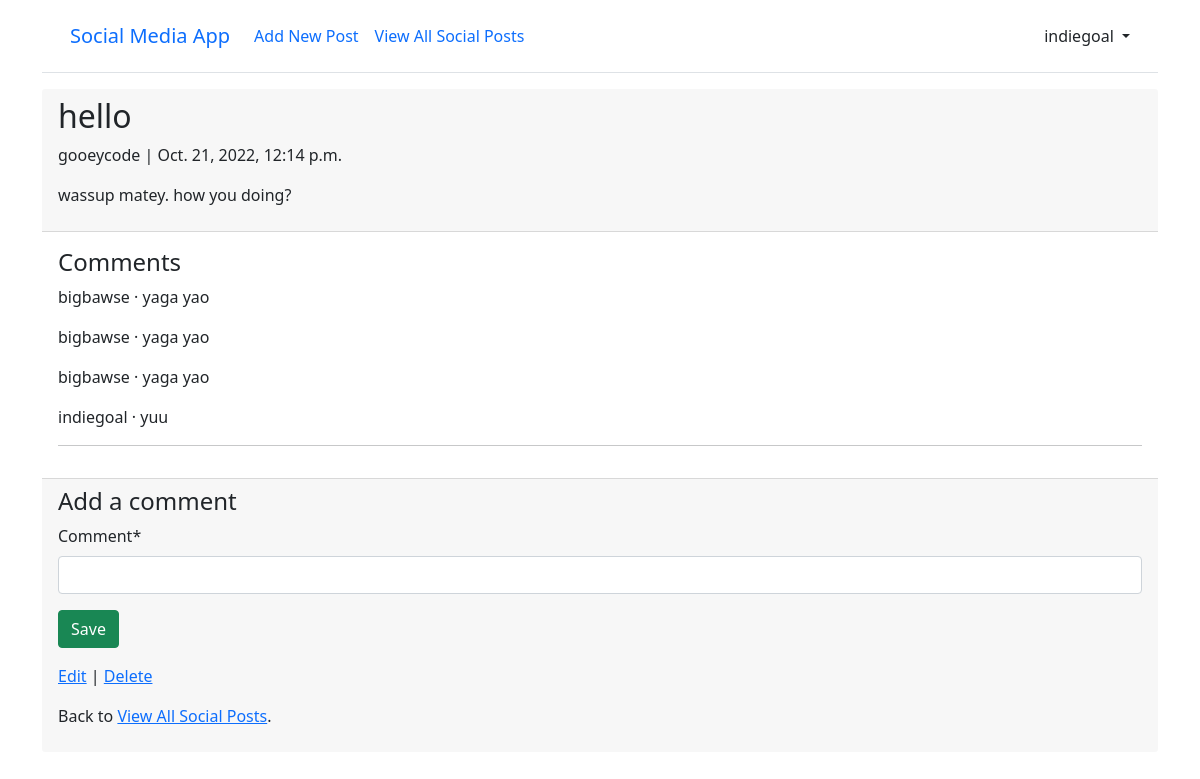
Page /socialpost/1/ (signed in) on the committed database.
### accounts/models.py (models this page shows)
class CustomUser(AbstractUser):
    age = models.PositiveIntegerField(null=True, blank=True)
    tagline = models.CharField(max_length=200, null='', blank=True)

### socialpost/models.py (models this page shows, shortened)
class SocialPost(models.Model):
    title = models.TextField(max_length=20)
    body = models.TextField(max_length=300)
    date = models.DateTimeField(auto_now_add=True)
    author = models.ForeignKey(
        get_user_model(),
        on_delete=models.CASCADE,
    )

class Comment(models.Model):
    socialpost = models.ForeignKey(SocialPost, on_delete=models.CASCADE)
    comment = models.CharField(max_length=200)
    author = models.ForeignKey(settings.AUTH_USER_MODEL,
                            on_delete=models.CASCADE,)
    def __str__(self):
        return self.comment

### socialpost/views.py (the view, shortened to what this page needs)
# urls.py: path('<int:pk>/', SocialPostDetailView.as_view(), name='socialpost_detail'),
class SocialPostDetailView(LoginRequiredMixin, View):
    def get(self, request, *args, **kwargs):
        view = CommentGet.as_view()
        return view(request, *args, **kwargs)

### socialpost/forms.py
class CommentForm(forms.ModelForm):
    class Meta:
            model = Comment
            fields = ('comment',)

### socialpost/views.py (called while the page is built)
    def get_context_data(self, **kwargs):
        context = super().get_context_data(**kwargs)
        context['form'] = CommentForm()
        return context

### templates/socialpost_detail.html
{% extends 'base.html' %}
{% load crispy_forms_tags  %}
{% block content %}
<div class="container">
    <div class="card-header">
    <div class="socialpost-entry">
        <h2> {{ socialpost.title }}</h2>
        <p> {{ socialpost.author }} | {{ socialpost.date }}</p>
        <p> {{ socialpost.body }}</p>
    </div>
    </div>
    <div class="card-body">
    <h4>Comments</h4>
        {% for comment in socialpost.comment_set.all %}
            <p>{{ comment.author }} &middot; {{ comment }}</p>
        {% endfor %}
    <hr>
    </div>
    <div class="card-footer">
        <h4>Add a comment</h4>
            <form action="" method="post">{% csrf_token %}
                {{ form|crispy }}
                <button class="btn btn-success ml-2" type="submit">Save</button>
            </form>
        <p><a href="{% url 'socialpost_edit' socialpost.pk %}">Edit</a> |
        <a href="{% url 'socialpost_delete' socialpost.pk %}">Delete</a></p>
        <p>Back to <a href="{% url 'socialpost_list' %}">View All Social Posts</a>.</p>
    </div>
</div>
{% endblock content %}

### templates/base.html (shortened to what this page needs)
<html>
<head>
    <link href="https://cdn.jsdelivr.net/npm/bootstrap@5.1.3/dist/css/bootstrap.min.css" rel="stylesheet">
</head>
<body>
    <div class="container">
        <header class="p-3 mb-3 border-bottom">
            <div class="container">
                <div class="d-flex flex-wrap align-items-center justify-content-center justify-content-lg-start">
                    <a class="navbar-brand" href="{% url 'home' %}">Social Media App</a>
                    <ul class="nav col-12 col-lg-auto me-lg-auto mb-2 align-items-center justify-content-center mb-md-0">
                       {% if user.is_authenticated %}
                       <li><a href="{% url 'socialpost_create' %}" class="nav-link px-2 "> Add New Post </a></li>
                       <li><a href="{% url 'socialpost_list' %}" class="nav-link px-2 "> View All Social Posts </a></li>
                    </ul>
                <div class="dropdown text-end">
                    <a href="#" class="d-block link-dark text-decoration-none dropdown-toggle"
                        id="dropdownUser1" data-bs-toggle="dropdown" aria-expanded="false">
                        {{ user.username }}
                    </a>
                </div>
                {% endif %}
                </div>
            </div>
        </header>
    </div>
        <main>
            {% block content %}
            {% endblock content %}
        </main>
    </body>
</html>

### rows in the picture
CustomUser: username "indiegoal"
SocialPost: title "hello", author "gooeycode", date "Oct. 21, 2022, 12:14 p.m.", body "wassup matey. how you doing?"
Comment: author "bigbawse", comment "yaga yao"
Comment: author "bigbawse", comment "yaga yao"
Comment: author "bigbawse", comment "yaga yao"
Comment: author "indiegoal", comment "yuu"
